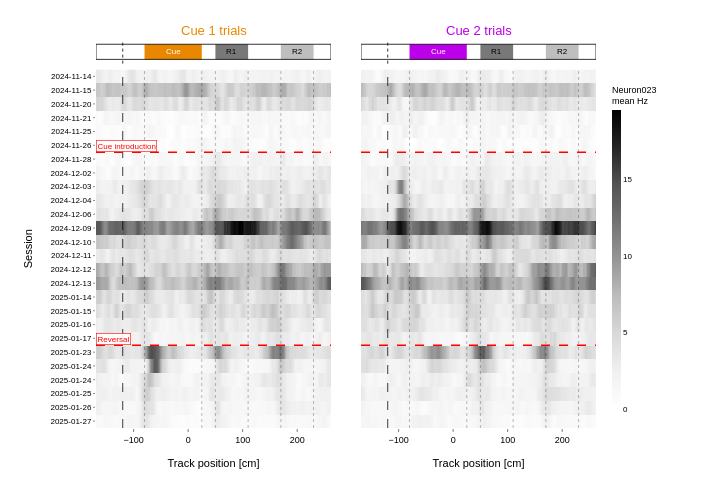

Notebook source saved alongside this figure:
### Markdown cell above
# Figure 4b: Neuron023 activation heatmaps, Cue 1 vs Cue 2

Companion to Figure 4 using the dash ``TrackFiringRate`` data source:
each panel is a session x track-position heatmap of mean Neuron023
firing rate, split into Cue 1 and Cue 2 trials. Smoothing, shared colour
scale, track schematic, cue-visible marker, and red session-boundary
annotations match the Figure 4 assembly heatmap.

### Code cell
NEURON = "Unit0023"             # dash TrackFiringRate column; rendered as Neuron023
NEURON_LABEL = "Neuron023"
FROM_TO_SESSION = None          # e.g. ("2024-12-03", "2024-12-11"); None = all sessions
NORMALIZE_PER_SESSION = False   # True -> row-wise normalise each session by its max firing rate
SMOOTH = True                   # rolling-mean smoothing along track position (matches Figure 4)
SMOOTH_WINDOW = 10              # position bins
COLORSCALE = 'Greys'            # white low values, dark high activation

CUE_ZONE = (-80, 25)
REWARD1_ZONE = (50, 110)
REWARD2_ZONE = (170, 230)
CUE_VISIBLE_BIN = -120

fr_data = analytics.get_analytics('FiringRateTrackwiseHz', session_names=session_names)
if 'session_id' not in fr_data.columns:
    fr_data = fr_data.reset_index()

fr = fr_data[['session_id', 'from_position_bin', 'cue', NEURON]].copy()
fr = fr[fr['cue'].isin([1, 2])]
fr['pos'] = pd.to_numeric(fr['from_position_bin'], errors='coerce')
fr = fr.dropna(subset=['pos'])

if FROM_TO_SESSION:
    start, end = map(pd.Timestamp, FROM_TO_SESSION)
    d = pd.to_datetime(fr['session_id'].astype(str).str[:10], format='%Y-%m-%d', errors='coerce')
    fr = fr[(d >= start) & (d <= end)]

sessions = sorted(fr['session_id'].unique())
x_order = np.sort(fr['pos'].unique())
n_sessions = len(sessions)


def _neuron_cue_matrix(cue):
    """(session x position) mean firing-rate matrix for one cue."""
    sub = fr[fr['cue'] == cue]
    m = (sub.groupby(['session_id', 'pos'])[NEURON].mean()
            .unstack('pos')
            .reindex(index=sessions, columns=x_order))
    if SMOOTH:
        m = m.T.rolling(SMOOTH_WINDOW, center=True, min_periods=1).mean().T
    arr = m.to_numpy(dtype=float)
    if NORMALIZE_PER_SESSION:
        maxabs = np.nanmax(np.abs(arr), axis=1, keepdims=True)
        maxabs[~np.isfinite(maxabs) | (maxabs == 0)] = 1.0
        arr = arr / maxabs
    return arr


z1 = _neuron_cue_matrix(1)
z2 = _neuron_cue_matrix(2)

stack = np.concatenate([z1[np.isfinite(z1)].ravel(), z2[np.isfinite(z2)].ravel()])
zmin = float(np.nanmin(stack)) if stack.size else 0.0
zmax = float(np.nanmax(stack)) if stack.size else 1.0
if zmax <= zmin:
    zmax = zmin + 1.0

EVENT_LINES = [('Cue introduction', '2024-11-26'), ('Reversal', '2025-01-17')]


def _neuron_boundary_y(date_str):
    """y-row just after the last session on/at this date (None if out of range)."""
    matches = [i for i, s in enumerate(sessions) if str(s).startswith(date_str)]
    if matches:
        return max(matches) + 0.5
    earlier = [i for i, s in enumerate(sessions) if str(s).split('_')[0] <= date_str]
    return (max(earlier) + 0.5) if earlier else None


session_labels = np.array([str(s)[:10] for s in sessions])
customdata = np.repeat(session_labels[:, None], len(x_order), axis=1)

FIG4B_W = 720
TRACK_PX = 24
ROW_PX = 14
M_L, M_R, M_T, M_B = 96, 124, 40, 54
hm_px = max(170, ROW_PX * n_sessions)
track_frac = TRACK_PX / (TRACK_PX + hm_px)
hm_frac = hm_px / (TRACK_PX + hm_px)
FIG4B_H = M_T + M_B + TRACK_PX + hm_px

fig4b = make_subplots(
    rows=2, cols=2,
    row_heights=[track_frac, hm_frac],
    shared_xaxes=True,
    horizontal_spacing=0.06,
    vertical_spacing=0.015,
    subplot_titles=('Cue 1 trials', 'Cue 2 trials', None, None),
)

min_track, max_track = float(x_order.min()), float(x_order.max())


def _draw_neuron_track_schematic(col, cue):
    """Thin track illustration above a heatmap."""
    y0, y1 = 0.18, 0.82
    fig4b.add_shape(type='rect', x0=CUE_ZONE[0], x1=CUE_ZONE[1], y0=y0, y1=y1,
                    fillcolor=CUE_COL_MAP[cue], line=dict(width=0), row=1, col=col)
    fig4b.add_annotation(x=float(np.mean(CUE_ZONE)), y=0.5, text='Cue', showarrow=False,
                         font=dict(family='Arial', size=8, color='white'), row=1, col=col)
    for r, zb in ((1, REWARD1_ZONE), (2, REWARD2_ZONE)):
        fig4b.add_shape(type='rect', x0=zb[0], x1=zb[1], y0=y0, y1=y1,
                        fillcolor=REWARD_LOCATION_COL_MAP[r], line=dict(width=0), row=1, col=col)
        fig4b.add_annotation(x=float(np.mean(zb)), y=0.5, text=f'R{r}', showarrow=False,
                             font=dict(family='Arial', size=8, color='black'), row=1, col=col)
    fig4b.add_shape(type='rect', x0=min_track, x1=max_track, y0=y0, y1=y1,
                    line=dict(color='black', width=0.8), fillcolor='rgba(0,0,0,0)', row=1, col=col)
    fig4b.add_vline(x=CUE_VISIBLE_BIN, line=dict(color='black', width=0.8, dash='dot'), row=1, col=col)
    fig4b.update_yaxes(row=1, col=col, range=(0, 1), ticks='', showticklabels=False,
                       showgrid=False, zeroline=False)
    fig4b.update_xaxes(row=1, col=col, range=(min_track, max_track), ticks='',
                       showticklabels=False, showgrid=False, zeroline=False)


y_idx = np.arange(n_sessions)
for col, z in ((1, z1), (2, z2)):
    _draw_neuron_track_schematic(col, col)

    fig4b.add_trace(
        go.Heatmap(
            z=z, x=x_order, y=y_idx,
            colorscale=COLORSCALE, zmin=zmin, zmax=zmax,
            showscale=(col == 2),
            customdata=customdata,
            hovertemplate=('session=%{customdata}<br>pos=%{x} cm<br>'
                           + NEURON_LABEL + '=%{z:.3f} Hz<extra></extra>'),
            colorbar=dict(
                title=dict(text=f'{NEURON_LABEL}<br>mean Hz',
                           font=dict(family='Arial', size=9, color='black')),
                thickness=9, len=hm_frac * 0.95, yanchor='middle', y=hm_frac / 2, xpad=6,
                tickfont=dict(family='Arial', size=8, color='black'),
            ) if col == 2 else None,
        ),
        row=2, col=col,
    )
    for zb in (CUE_ZONE, REWARD1_ZONE, REWARD2_ZONE):
        for xb in zb:
            fig4b.add_vline(x=xb, line=dict(color='rgba(0,0,0,0.45)', width=0.6, dash='dot'),
                            row=2, col=col)
    fig4b.add_vline(x=CUE_VISIBLE_BIN, line=dict(color='rgba(0,0,0,0.85)', width=0.9, dash='dash'),
                    row=2, col=col)
    fig4b.update_xaxes(
        range=(min_track, max_track),
        tickfont=dict(family='Arial', size=9, color='black'),
        title=dict(text='Track position [cm]',
                   font=dict(family='Arial', size=11, color='black')),
        showgrid=False, zeroline=False, ticks='outside', ticklen=3, tickwidth=0.7,
        row=2, col=col,
    )

for label, date_str in EVENT_LINES:
    yb = _neuron_boundary_y(date_str)
    if yb is None or yb <= 0 or yb >= n_sessions:
        continue
    for col in (1, 2):
        fig4b.add_hline(y=yb, line=dict(color='red', width=1.6, dash='dash'),
                        row=2, col=col)
    fig4b.add_annotation(
        x=min_track, y=yb, row=2, col=1,
        text=label, showarrow=False,
        xanchor='left', yanchor='bottom',
        font=dict(family='Arial', size=8, color='red'),
        bgcolor='rgba(255,255,255,0.9)', bordercolor='red', borderwidth=0.6, borderpad=1,
    )

max_visible = max(1, int(np.floor(hm_px / 12)))
step = max(1, int(np.ceil(n_sessions / max_visible)))
y_tickvals = np.arange(0, n_sessions, step)
y_ticktext = [session_labels[i] for i in y_tickvals]

fig4b.update_yaxes(
    autorange='reversed',
    tickmode='array', tickvals=y_tickvals, ticktext=y_ticktext,
    tickfont=dict(family='Arial', size=8, color='black'),
    title=dict(text='Session', font=dict(family='Arial', size=11, color='black')),
    showgrid=False, zeroline=False, ticks='outside', ticklen=2, tickwidth=0.6,
    row=2, col=1,
)
fig4b.update_yaxes(autorange='reversed', showticklabels=False, ticks='',
                   showgrid=False, zeroline=False, row=2, col=2)

fig4b.update_layout(
    width=FIG4B_W, height=FIG4B_H,
    paper_bgcolor='white', plot_bgcolor='white',
    margin=dict(l=M_L, r=M_R, t=M_T, b=M_B),
    font=dict(family='Arial', size=9, color='black'),
)

for ann, c in zip(fig4b.layout.annotations[:2], (1, 2)):
    ann.font = dict(family='Arial', size=13, color=CUE_COL_MAP[c])

fig4b.show()

EXPORT_DIR = os.path.join(os.getcwd(), 'figures_thesis_sam')
os.makedirs(EXPORT_DIR, exist_ok=True)
svg_path = os.path.join(EXPORT_DIR, f'figure4b_neuron023_heatmap_cue1_cue2.svg')
fig4b.write_image(svg_path, format='svg', width=FIG4B_W, height=FIG4B_H)
print(f'Wrote {svg_path}')

### Figure 1 — Plotly figure (JSON) as saved in the notebook; plotly's stock layout.template omitted (floating-point values rounded to 4 significant figures; data arrays with more than 128 entries replaced by an {"elided": "..."} marker saying what was removed)
{"data": [{"colorscale": [[0, "rgb(255,255,255)"], [0.125, "rgb(240,240,240)"], [0.25, "rgb(217,217,217)"], [0.375, "rgb(189,189,189)"], [0.5, "rgb(150,150,150)"], [0.625, "rgb(115,115,115)"], [0.75, "rgb(82,82,82)"], [0.875, "rgb(37,37,37)"], [1, "rgb(0,0,0)"]], "customdata": {"elided": "26x432 str values"}, "hovertemplate": "session=%{customdata}<br>pos=%{x} cm<br>Neuron023=%{z:.3f} Hz<extra></extra>", "showscale": false, "type": "heatmap", "x": {"elided": "432 int values"}, "xaxis": "x3", "y": [0, 1, 2, 3, 4, 5, 6, 7, 8, 9, 10, 11, 12, 13, 14, 15, 16, 17, 18, 19, 20, 21, 22, 23, 24, 25], "yaxis": "y3", "z": {"elided": "26x432 float values"}, "zmax": 19.55, "zmin": 0}, {"colorbar": {"len": 0.8912, "thickness": 9, "tickfont": {"color": "black", "family": "Arial", "size": 8}, "title": {"font": {"color": "black", "family": "Arial", "size": 9}, "text": "Neuron023<br>mean Hz"}, "xpad": 6, "y": 0.4691, "yanchor": "middle"}, "colorscale": [[0, "rgb(255,255,255)"], [0.125, "rgb(240,240,240)"], [0.25, "rgb(217,217,217)"], [0.375, "rgb(189,189,189)"], [0.5, "rgb(150,150,150)"], [0.625, "rgb(115,115,115)"], [0.75, "rgb(82,82,82)"], [0.875, "rgb(37,37,37)"], [1, "rgb(0,0,0)"]], "customdata": {"elided": "26x432 str values"}, "hovertemplate": "session=%{customdata}<br>pos=%{x} cm<br>Neuron023=%{z:.3f} Hz<extra></extra>", "showscale": true, "type": "heatmap", "x": {"elided": "432 int values"}, "xaxis": "x4", "y": [0, 1, 2, 3, 4, 5, 6, 7, 8, 9, 10, 11, 12, 13, 14, 15, 16, 17, 18, 19, 20, 21, 22, 23, 24, 25], "yaxis": "y4", "z": {"elided": "26x432 float values"}, "zmax": 19.55, "zmin": 0}], "layout": {"annotations": [{"font": {"color": "rgb(233, 136, 0)", "family": "Arial", "size": 13}, "showarrow": false, "text": "Cue 1 trials", "x": 0.235, "xanchor": "center", "xref": "paper", "y": 1, "yanchor": "bottom", "yref": "paper"}, {"font": {"color": "rgb(188, 0, 233)", "family": "Arial", "size": 13}, "showarrow": false, "text": "Cue 2 trials", "x": 0.765, "xanchor": "center", "xref": "paper", "y": 1, "yanchor": "bottom", "yref": "paper"}, {"font": {"color": "white", "family": "Arial", "size": 8}, "showarrow": false, "text": "Cue", "x": -27.5, "xref": "x", "y": 0.5, "yref": "y"}, {"font": {"color": "black", "family": "Arial", "size": 8}, "showarrow": false, "text": "R1", "x": 80, "xref": "x", "y": 0.5, "yref": "y"}, {"font": {"color": "black", "family": "Arial", "size": 8}, "showarrow": false, "text": "R2", "x": 200, "xref": "x", "y": 0.5, "yref": "y"}, {"font": {"color": "white", "family": "Arial", "size": 8}, "showarrow": false, "text": "Cue", "x": -27.5, "xref": "x2", "y": 0.5, "yref": "y2"}, {"font": {"color": "black", "family": "Arial", "size": 8}, "showarrow": false, "text": "R1", "x": 80, "xref": "x2", "y": 0.5, "yref": "y2"}, {"font": {"color": "black", "family": "Arial", "size": 8}, "showarrow": false, "text": "R2", "x": 200, "xref": "x2", "y": 0.5, "yref": "y2"}, {"bgcolor": "rgba(255,255,255,0.9)", "bordercolor": "red", "borderpad": 1, "borderwidth": 0.6, "font": {"color": "red", "family": "Arial", "size": 8}, "showarrow": false, "text": "Cue introduction", "x": -169, "xanchor": "left", "xref": "x3", "y": 5.5, "yanchor": "bottom", "yref": "y3"}, {"bgcolor": "rgba(255,255,255,0.9)", "bordercolor": "red", "borderpad": 1, "borderwidth": 0.6, "font": {"color": "red", "family": "Arial", "size": 8}, "showarrow": false, "text": "Reversal", "x": -169, "xanchor": "left", "xref": "x3", "y": 19.5, "yanchor": "bottom", "yref": "y3"}], "font": {"color": "black", "family": "Arial", "size": 9}, "height": 482, "margin": {"b": 54, "l": 96, "r": 124, "t": 40}, "paper_bgcolor": "white", "plot_bgcolor": "white", "shapes": [{"fillcolor": "rgb(233, 136, 0)", "line": {"width": 0}, "type": "rect", "x0": -80, "x1": 25, "xref": "x", "y0": 0.18, "y1": 0.82, "yref": "y"}, {"fillcolor": "rgba(120,120,120, 1)", "line": {"width": 0}, "type": "rect", "x0": 50, "x1": 110, "xref": "x", "y0": 0.18, "y1": 0.82, "yref": "y"}, {"fillcolor": "rgba(190,190,190, 1)", "line": {"width": 0}, "type": "rect", "x0": 170, "x1": 230, "xref": "x", "y0": 0.18, "y1": 0.82, "yref": "y"}, {"fillcolor": "rgba(0,0,0,0)", "line": {"color": "black", "width": 0.8}, "type": "rect", "x0": -169, "x1": 262, "xref": "x", "y0": 0.18, "y1": 0.82, "yref": "y"}, {"line": {"color": "black", "dash": "dot", "width": 0.8}, "type": "line", "x0": -120, "x1": -120, "xref": "x", "y0": 0, "y1": 1, "yref": "y domain"}, {"line": {"color": "rgba(0,0,0,0.45)", "dash": "dot", "width": 0.6}, "type": "line", "x0": -80, "x1": -80, "xref": "x3", "y0": 0, "y1": 1, "yref": "y3 domain"}, {"line": {"color": "rgba(0,0,0,0.45)", "dash": "dot", "width": 0.6}, "type": "line", "x0": 25, "x1": 25, "xref": "x3", "y0": 0, "y1": 1, "yref": "y3 domain"}, {"line": {"color": "rgba(0,0,0,0.45)", "dash": "dot", "width": 0.6}, "type": "line", "x0": 50, "x1": 50, "xref": "x3", "y0": 0, "y1": 1, "yref": "y3 domain"}, {"line": {"color": "rgba(0,0,0,0.45)", "dash": "dot", "width": 0.6}, "type": "line", "x0": 110, "x1": 110, "xref": "x3", "y0": 0, "y1": 1, "yref": "y3 domain"}, {"line": {"color": "rgba(0,0,0,0.45)", "dash": "dot", "width": 0.6}, "type": "line", "x0": 170, "x1": 170, "xref": "x3", "y0": 0, "y1": 1, "yref": "y3 domain"}, {"line": {"color": "rgba(0,0,0,0.45)", "dash": "dot", "width": 0.6}, "type": "line", "x0": 230, "x1": 230, "xref": "x3", "y0": 0, "y1": 1, "yref": "y3 domain"}, {"line": {"color": "rgba(0,0,0,0.85)", "dash": "dash", "width": 0.9}, "type": "line", "x0": -120, "x1": -120, "xref": "x3", "y0": 0, "y1": 1, "yref": "y3 domain"}, {"fillcolor": "rgb(188, 0, 233)", "line": {"width": 0}, "type": "rect", "x0": -80, "x1": 25, "xref": "x2", "y0": 0.18, "y1": 0.82, "yref": "y2"}, {"fillcolor": "rgba(120,120,120, 1)", "line": {"width": 0}, "type": "rect", "x0": 50, "x1": 110, "xref": "x2", "y0": 0.18, "y1": 0.82, "yref": "y2"}, {"fillcolor": "rgba(190,190,190, 1)", "line": {"width": 0}, "type": "rect", "x0": 170, "x1": 230, "xref": "x2", "y0": 0.18, "y1": 0.82, "yref": "y2"}, {"fillcolor": "rgba(0,0,0,0)", "line": {"color": "black", "width": 0.8}, "type": "rect", "x0": -169, "x1": 262, "xref": "x2", "y0": 0.18, "y1": 0.82, "yref": "y2"}, {"line": {"color": "black", "dash": "dot", "width": 0.8}, "type": "line", "x0": -120, "x1": -120, "xref": "x2", "y0": 0, "y1": 1, "yref": "y2 domain"}, {"line": {"color": "rgba(0,0,0,0.45)", "dash": "dot", "width": 0.6}, "type": "line", "x0": -80, "x1": -80, "xref": "x4", "y0": 0, "y1": 1, "yref": "y4 domain"}, {"line": {"color": "rgba(0,0,0,0.45)", "dash": "dot", "width": 0.6}, "type": "line", "x0": 25, "x1": 25, "xref": "x4", "y0": 0, "y1": 1, "yref": "y4 domain"}, {"line": {"color": "rgba(0,0,0,0.45)", "dash": "dot", "width": 0.6}, "type": "line", "x0": 50, "x1": 50, "xref": "x4", "y0": 0, "y1": 1, "yref": "y4 domain"}, {"line": {"color": "rgba(0,0,0,0.45)", "dash": "dot", "width": 0.6}, "type": "line", "x0": 110, "x1": 110, "xref": "x4", "y0": 0, "y1": 1, "yref": "y4 domain"}, {"line": {"color": "rgba(0,0,0,0.45)", "dash": "dot", "width": 0.6}, "type": "line", "x0": 170, "x1": 170, "xref": "x4", "y0": 0, "y1": 1, "yref": "y4 domain"}, {"line": {"color": "rgba(0,0,0,0.45)", "dash": "dot", "width": 0.6}, "type": "line", "x0": 230, "x1": 230, "xref": "x4", "y0": 0, "y1": 1, "yref": "y4 domain"}, {"line": {"color": "rgba(0,0,0,0.85)", "dash": "dash", "width": 0.9}, "type": "line", "x0": -120, "x1": -120, "xref": "x4", "y0": 0, "y1": 1, "yref": "y4 domain"}, {"line": {"color": "red", "dash": "dash", "width": 1.6}, "type": "line", "x0": 0, "x1": 1, "xref": "x3 domain", "y0": 5.5, "y1": 5.5, "yref": "y3"}, {"line": {"color": "red", "dash": "dash", "width": 1.6}, "type": "line", "x0": 0, "x1": 1, "xref": "x4 domain", "y0": 5.5, "y1": 5.5, "yref": "y4"}, {"line": {"color": "red", "dash": "dash", "width": 1.6}, "type": "line", "x0": 0, "x1": 1, "xref": "x3 domain", "y0": 19.5, "y1": 19.5, "yref": "y3"}, {"line": {"color": "red", "dash": "dash", "width": 1.6}, "type": "line", "x0": 0, "x1": 1, "xref": "x4 domain", "y0": 19.5, "y1": 19.5, "yref": "y4"}], "width": 720, "xaxis": {"anchor": "y", "domain": [0, 0.47], "matches": "x3", "range": [-169, 262], "showgrid": false, "showticklabels": false, "ticks": "", "zeroline": false}, "xaxis2": {"anchor": "y2", "domain": [0.53, 1], "matches": "x4", "range": [-169, 262], "showgrid": false, "showticklabels": false, "ticks": "", "zeroline": false}, "xaxis3": {"anchor": "y3", "domain": [0, 0.47], "range": [-169, 262], "showgrid": false, "tickfont": {"color": "black", "family": "Arial", "size": 9}, "ticklen": 3, "ticks": "outside", "tickwidth": 0.7, "title": {"font": {"color": "black", "family": "Arial", "size": 11}, "text": "Track position [cm]"}, "zeroline": false}, "xaxis4": {"anchor": "y4", "domain": [0.53, 1], "range": [-169, 262], "showgrid": false, "tickfont": {"color": "black", "family": "Arial", "size": 9}, "ticklen": 3, "ticks": "outside", "tickwidth": 0.7, "title": {"font": {"color": "black", "family": "Arial", "size": 11}, "text": "Track position [cm]"}, "zeroline": false}, "yaxis": {"anchor": "x", "domain": [0.9391, 1], "range": [0, 1], "showgrid": false, "showticklabels": false, "ticks": "", "zeroline": false}, "yaxis2": {"anchor": "x2", "domain": [0.9391, 1], "range": [0, 1], "showgrid": false, "showticklabels": false, "ticks": "", "zeroline": false}, "yaxis3": {"anchor": "x3", "autorange": "reversed", "domain": [0, 0.9241], "showgrid": false, "tickfont": {"color": "black", "family": "Arial", "size": 8}, "ticklen": 2, "tickmode": "array", "ticks": "outside", "ticktext": ["2024-11-14", "2024-11-15", "2024-11-20", "2024-11-21", "2024-11-25", "2024-11-26", "2024-11-28", "2024-12-02", "2024-12-03", "2024-12-04", "2024-12-06", "2024-12-09", "2024-12-10", "2024-12-11", "2024-12-12", "2024-12-13", "2025-01-14", "2025-01-15", "2025-01-16", "2025-01-17", "2025-01-23", "2025-01-24", "2025-01-24", "2025-01-25", "2025-01-26", "2025-01-27"], "tickvals": [0, 1, 2, 3, 4, 5, 6, 7, 8, 9, 10, 11, 12, 13, 14, 15, 16, 17, 18, 19, 20, 21, 22, 23, 24, 25], "tickwidth": 0.6, "title": {"font": {"color": "black", "family": "Arial", "size": 11}, "text": "Session"}, "zeroline": false}, "yaxis4": {"anchor": "x4", "autorange": "reversed", "domain": [0, 0.9241], "showgrid": false, "showticklabels": false, "ticks": "", "zeroline": false}}}
